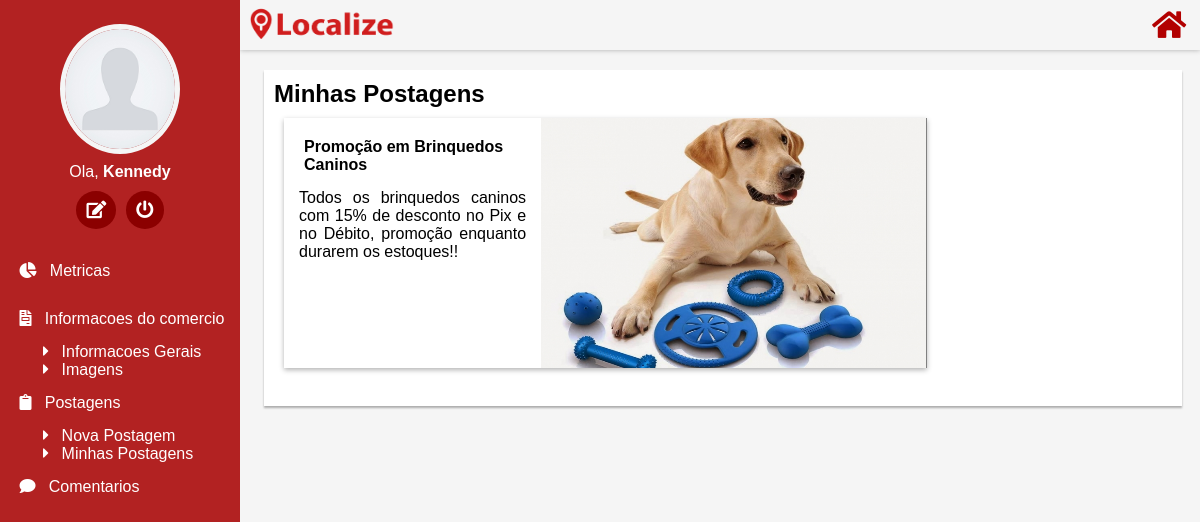
The page /postagens.php (signed in) on the database its author committed.
### tables this page shows
CREATE TABLE `usuario` (
  `id_usuario` int(11) NOT NULL,
  `nome` varchar(50) DEFAULT NULL,
  `sobrenome` varchar(50) DEFAULT NULL,
  `email` varchar(100) DEFAULT NULL,
  `senha` varchar(50) DEFAULT NULL,
  `image` varchar(500) NOT NULL
);

CREATE TABLE `post` (
  `id_post` int(11) NOT NULL,
  `image` varchar(500) DEFAULT NULL,
  `titulo` varchar(100) DEFAULT NULL,
  `texto` varchar(1000) DEFAULT NULL,
  `id_comercio` int(11) DEFAULT NULL,
  `id_usuario` int(11) DEFAULT NULL
);

### postagens.php (the view, shortened to what this page needs)
<?php
	$id_usuario = $_SESSION['id_usuario'];
	$nome = $_SESSION['nome'];
    $db = mysqli_connect("localhost", "root", "usbw", "localize");
  $result = mysqli_query($db, "SELECT * FROM comercio
WHERE id_usuario ='$id_usuario'");
$row= mysqli_fetch_array($result);
	$id_comercio  = $row['id_comercio'];
$result = mysqli_query($db, "SELECT*FROM usuario
WHERE id_usuario ='$id_usuario'");
$resultt = mysqli_query($db, "SELECT * FROM post
WHERE id_comercio ='$id_comercio'");
?>
<!DOCTYPE html>
<html>
	<head>
		<link href="css/postagens.css" rel="stylesheet">
		<link rel="stylesheet" href="https://use.fontawesome.com/releases/v5.4.1/css/all.css">
	</head>
	<body>
		<div class="top">
			<img src="img/logo.png" class="logo"><a href="index3.php"><i class="fas fa-home"></a></i>
		</div>
		<div class="lateral">
			<?php
    while ($row = mysqli_fetch_array($result)) {
      	echo "<img src='images/".$row['image']."' class='ftu' >";
    }
  ?>
			<p class="nomeu">Ola, <b><?PHP echo($nome); ?></b></p>
			<p class="linku"><a href="alterar-usuario2.php" style="text-decoration: none;color: white"><i class="fas fa-edit"></a></i>&nbsp;<a href="logout.php" style="text-decoration: none;color: white"> <i class="fas fa-power-off"></a></i></p><br>
			<a href="metricas.php"><p class="nav">&nbsp;<i class="fas fa-chart-pie"></i> &nbsp;  Metricas</p></a>
			<p class="nav">&nbsp;<i class="fas fa-file-invoice"></i> &nbsp; Informacoes do comercio</p>
			<a href="infos.php" class="sub"><i class="fas fa-caret-right"></i> &nbsp; Informacoes Gerais</a><br>
			<a href="imagens.php" class="sub"><i class="fas fa-caret-right"></i> &nbsp; Imagens</a>
			<p class="nav">&nbsp;<i class="fas fa-clipboard"></i> &nbsp; Postagens</p>
			<a href="nova-postagem.php" class="sub"><i class="fas fa-caret-right"></i> &nbsp; Nova Postagem</a><br>
			<a href="postagens.php" class="sub"><i class="fas fa-caret-right"></i> &nbsp; Minhas Postagens</a>
			<a href="comentarios.php"><p class="nav">&nbsp;<i class="fas fa-comment"></i> &nbsp; Comentarios</p></a>
		</div>
		<div class="postagens">
			<h2>Minhas Postagens</h2>
			<?php
    		while ($row = mysqli_fetch_array($resultt)) {
			echo "<div class='comimg'>";
			echo "<img src='images/".$row['image']."' class='imgpost'>";
    		echo "<div class='texto'>";
      		echo "<h4>".$row['titulo']. "</h4>";
   			echo "<p>".$row['texto']. "</p>";
    		echo "</div>";
			echo "</div>";
			echo "<br>";
    		}
  			?>
		</div>
</body>
</html>

### css/postagens.css (style rules this page uses)
* { margin: 0; padding: 0; box-sizing: border-box; font-family: Arial; }
body { background-color: #f5f5f5; }
.top { width: 80%; height: 50px; background-color: #f5f5f5; position: absolute; margin-left: 20%; box-shadow: 0 0px 5px rgba(0,0,0,0.3); z-index: 1; }
.logo { width: 20%; padding: 5px; }
.top i { color: #b20000; font-size: 190%; margin-left: 75%; position: absolute; margin-top: 10px; }
.lateral { width: 20%; height: 100%; background-color: #b22222; position: absolute; z-index: 2; }
.lateral a { text-decoration: none; }
.sub { margin-left: 40px; padding: 3px; color: #fff; }
.ftu { width: 50%; height: 130px; margin-left: 25%; margin-top: 10%; border-radius: 50%; border: solid 5px #f5f5f5; }
.nomeu { text-align: center; color: #fff; margin-top: 5px; }
.linku { text-align: center; margin-top: 10px; font-size: 110%; color: #fff; }
.linku i { background-color: #8b0000; padding: 10px; border-radius: 50%; }
.nav { color: #fff; padding: 15px; }
.postagens { position: absolute; background-color: #fff; width: 76.5%; box-sizing: border-box; box-shadow: 0px 2px 2px rgba(0,0,0,0.3); margin-top: 70px; margin-left: 22%; padding-bottom: 20px; }
.postagens h2 { padding: 10px; }
.comimg { background-color: grey; width: 70%; height: 250px; margin-left: 20px; box-shadow:0px 2px 5px rgba(0,0,0,0.3); }
.texto { background-color: #fff; width: 40%; height: 100%; position: relative; }
.imgpost { position: absolute; width: 45%; height: 250px; margin-left: 24.9%; }
.texto h4 { padding-top: 20px; margin-left: 20px; }
.texto p { padding: 15px; text-align: justify; }

### rows shown on the page
usuario: image (picture)
post: image (picture), titulo "Promoção em Brinquedos Caninos", texto "Todos os brinquedos caninos com 15% de desconto no Pix e no Débito, promoção enquanto durarem os estoques!!"

### other values the page prints
$nome "Kennedy"
